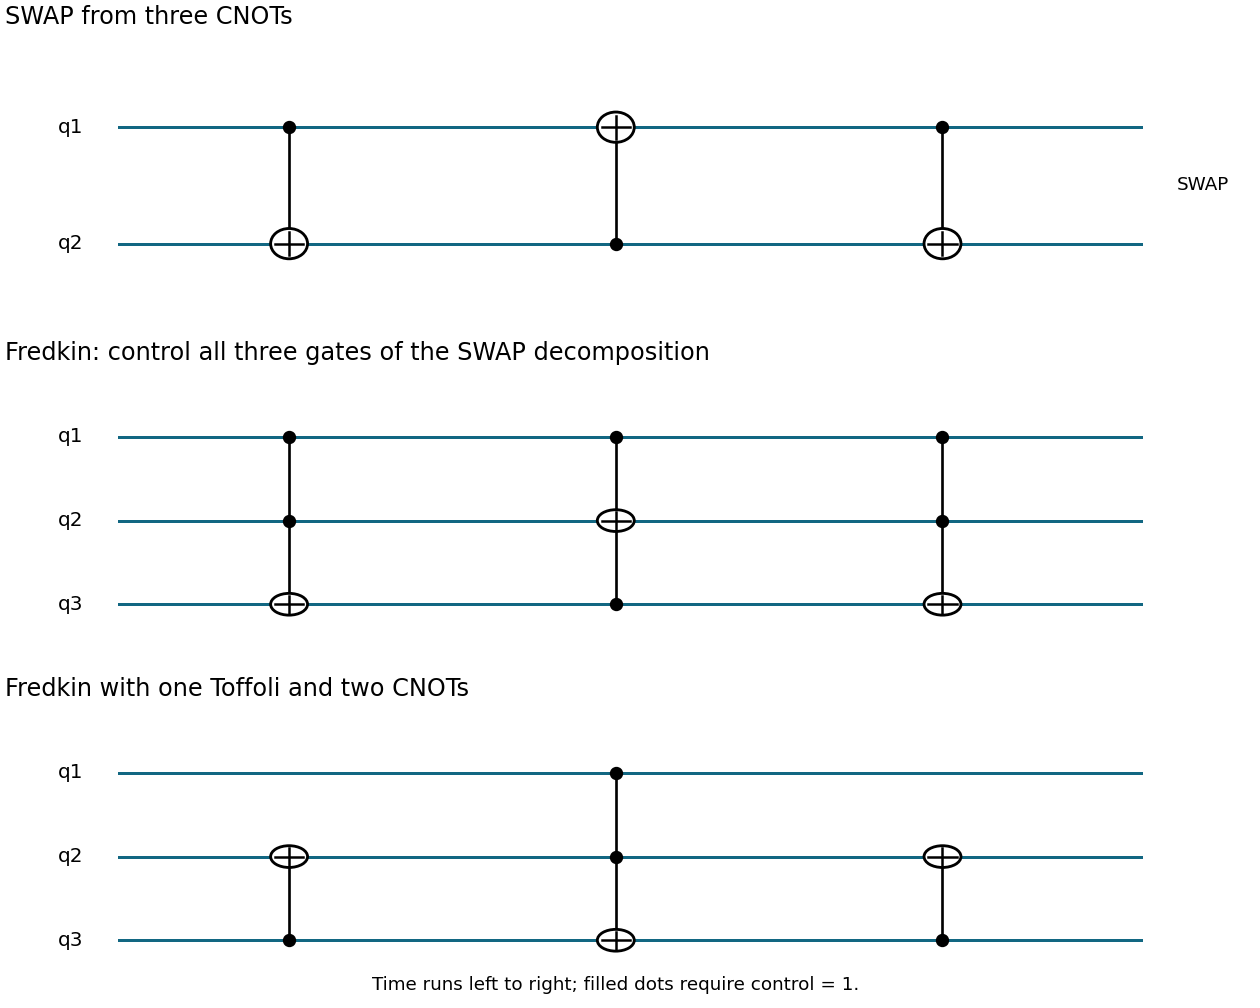

This figure's Python source:
"""Original gate decomposition diagrams; Python 3.14/matplotlib."""
from pathlib import Path
import matplotlib
matplotlib.use('Agg')
import matplotlib.pyplot as plt
from matplotlib.patches import Circle
plt.rcParams.update({'font.size':12})
fig,axs=plt.subplots(3,1,figsize=(10.5,8.4),layout='constrained',facecolor='white')
def setup(ax,n,title):
 for i in range(n):
  y=-i;ax.plot([.2,7.4],[y,y],color='#126782',lw=1.8);ax.text(-.05,y,f'q{i+1}',ha='right',va='center')
 ax.set(xlim=(-.6,8.2),ylim=(-n+.25,.8));ax.axis('off');ax.set_title(title,loc='left')
def gate(ax,x,controls,target):
 ys=[-q for q in controls]+[-target];ax.plot([x,x],[min(ys),max(ys)],color='black',lw=1.6)
 for c in controls:ax.plot(x,-c,'ko',ms=7)
 ax.add_patch(Circle((x,-target),.13,facecolor='white',edgecolor='black',lw=1.7,zorder=3));ax.plot([x-.10,x+.10],[-target,-target],color='black',lw=1.5,zorder=4);ax.plot([x,x],[-target-.10,-target+.10],color='black',lw=1.5,zorder=4)
setup(axs[0],2,'SWAP from three CNOTs')
for x,c,t in [(1.4,[0],1),(3.7,[1],0),(6,[0],1)]:gate(axs[0],x,c,t)
axs[0].text(7.65,-.5,'SWAP',va='center',fontsize=11)
setup(axs[1],3,'Fredkin: control all three gates of the SWAP decomposition')
for x,c,t in [(1.4,[0,1],2),(3.7,[0,2],1),(6,[0,1],2)]:gate(axs[1],x,c,t)
setup(axs[2],3,'Fredkin with one Toffoli and two CNOTs')
for x,c,t in [(1.4,[2],1),(3.7,[0,1],2),(6,[2],1)]:gate(axs[2],x,c,t)
axs[2].text(3.7,-2.6,'Time runs left to right; filled dots require control = 1.',ha='center',fontsize=11)
fig.savefig(Path.cwd()/Path(__file__).with_suffix('.png').name,dpi=120,facecolor='white',transparent=False,metadata={'Software':'Matplotlib'})
plt.close(fig)
